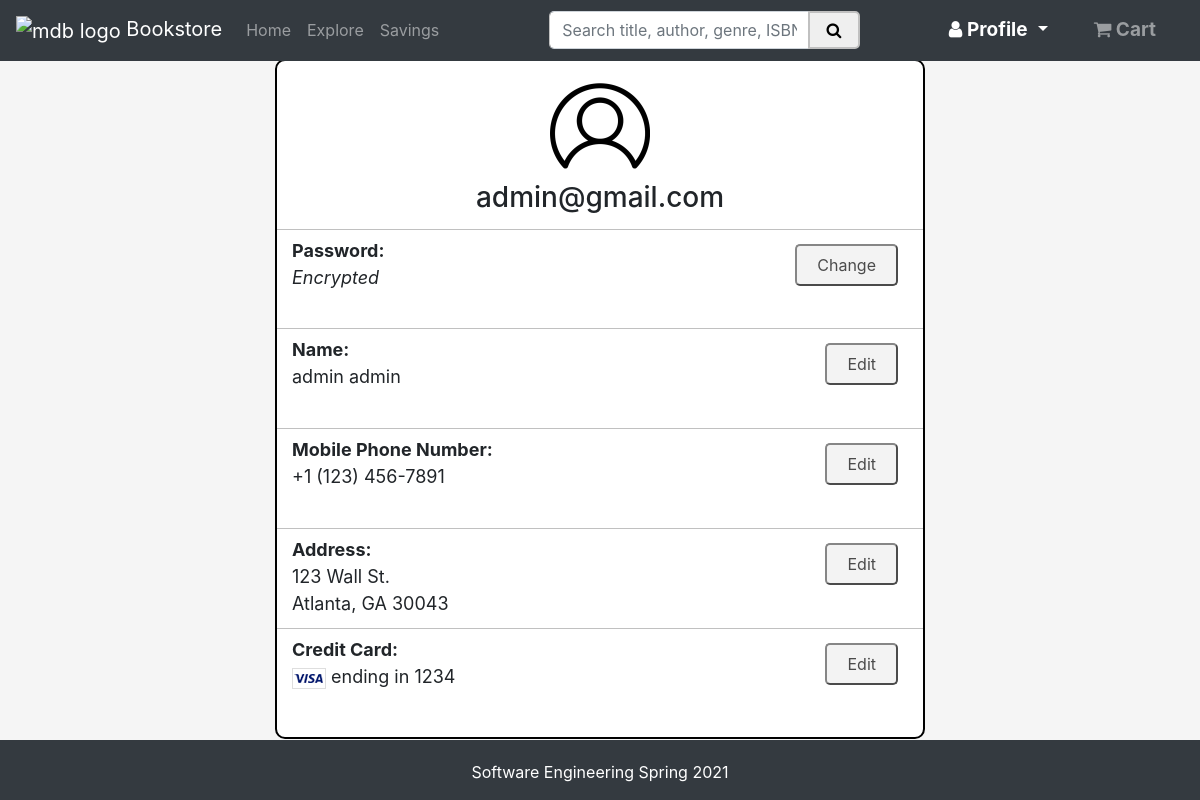
The page /edit_profile (signed in) on the database as committed earlier.
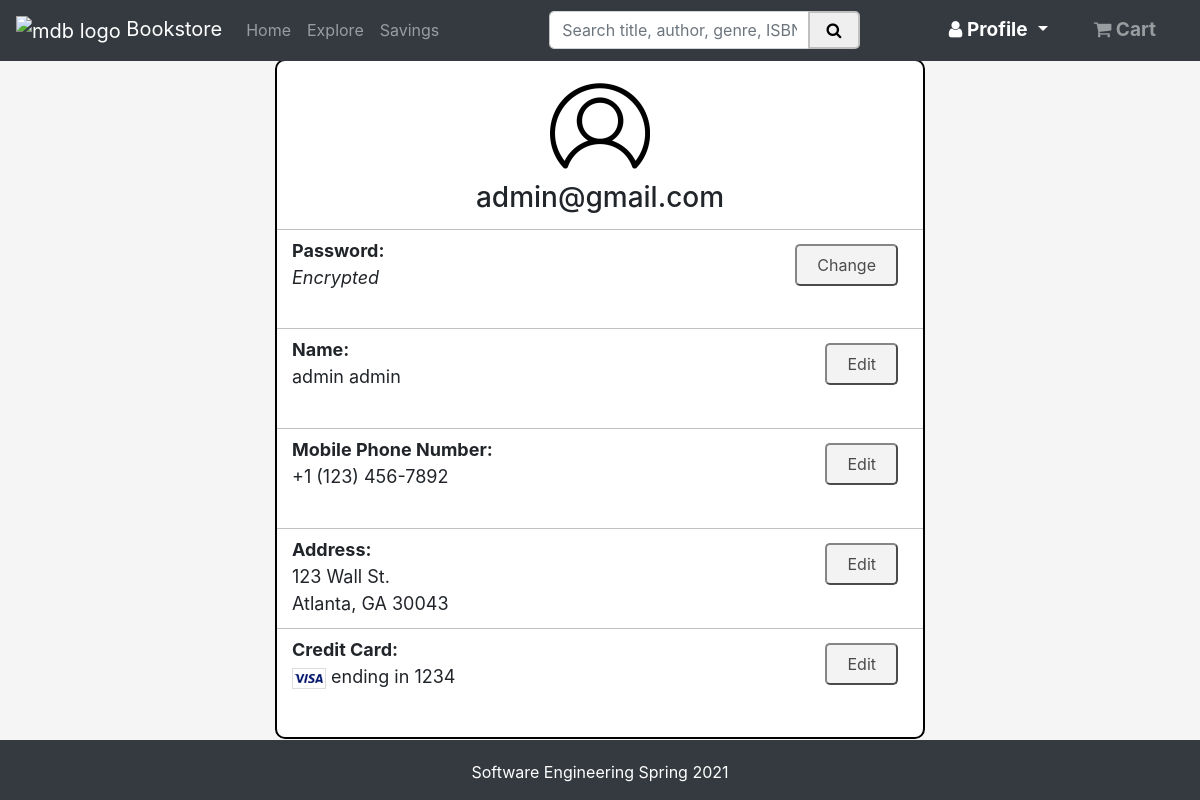
The same page on the database as committed later.
### bookstore/models.py (models this page shows, shortened)
class User(AbstractBaseUser, PermissionsMixin):
    email = models.EmailField(_('email address'), unique=True)
    first_name = models.CharField(max_length=20)
    last_name = models.CharField(max_length=20)
    phone = models.CharField(max_length=10, null=True, blank=True)
    street = models.CharField(max_length=255, null=True, blank=True)
    city = models.CharField(max_length=255, null=True, blank=True)
    state = models.CharField(max_length=255, null=True, blank=True)
    zip_code = models.CharField(max_length=5, null=True, blank=True)
    card_num = models.CharField(max_length=16, null=True, blank=True)
    card_exp = models.CharField(max_length=5, null=True, blank=True)
    card_code = models.CharField(max_length=3, null=True, blank=True)
    is_staff = models.BooleanField(default=False)
    is_active = models.BooleanField(default=False)
    is_suspended = models.BooleanField(default=False)
    objects = UserAccountManager()
    USERNAME_FIELD = 'email'
    REQUIRED_FIELDS = ['first_name', 'last_name', 'phone', 'street', 'city', 'state', 'zip_code', 'card_num', 'card_exp', 'card_code', 'is_staff', 'is_active', 'is_suspended']

### bookstore/views.py (the view)
# urls.py: path('edit_profile', views.edit_profile, name='bookstore-edit_profile'),
@login_required
def edit_profile(request):
    context = {
        'title': 'Edit Profile',
    }
    return render(request, 'bookstore/edit_profile.html', context)

### bookstore/templates/bookstore/edit_profile.html (shortened to what this page needs)
{% extends "bookstore/base.html" %}
{% load static %}
{% block content %}
    {% block style %}
        <link rel="stylesheet" href="{% static 'bookstore/edit_profile.css' %}">
    {% endblock style %}
    <div class="container-fluid" id="content">
        <div class="container-fluid" id="center-div">
            <img id="account-icon" src="{% static 'bookstore/images/account-icon.png' %}">
            <h3 id="email">{{ user.email }}</h3>
            <ul id="list">
                <li class="edit-option" id="edit-password-option">
                    <div class="edit-div">
                        <b>Password:</b><br>
                        <i>Encrypted</i>
                    </div>
                    <a href="{% url 'change-password' %}">
                        <button class="edit-button" value=0 id="edit-password-button">Change</button>
                    </a>
                </li>
                <li class="edit-option" id="edit-name-option">
                    <div class="edit-div">
                        <b>Name:</b><br>
                        {{ user.first_name }} {{user.last_name }}
                    </div>
                    <button class="edit-button" id="edit-name-button" value=0 onclick="editName()">Edit</button>
                </li>
                <li class="edit-option" id="edit-phone-option">
                    <div class="edit-div">
                        <b>Mobile Phone Number:</b><br>
                        {% if user.phone %}
                            +1 ({{ user.phone|slice:":3" }}) {{ user.phone|slice:"3:6" }}-{{ user.phone|slice:"6:10" }}
                        {% else %}
                            None
                        {% endif %}
                    </div>
                    {% if user.phone %}
                        <button class="edit-button" value=0 id="edit-phone-button" onclick="editPhone()">Edit</button>
                    {% else %}
                        <button class="edit-button" value=0 id="edit-phone-button" onclick="editPhone()">Add</button>
                    {% endif %}
                </li>
                <li class="edit-option" id="edit-address-option">
                    <div class="edit-div">
                        <b>Address:</b><br>
                        {% if user.street %}
                            {{ user.street }}<br>
                            {{ user.city }}, {{user.state}} {{user.zip_code}}
                        {% else %}
                            None
                        {% endif %}
                    </div>
                    {% if user.street %}
                        <button class="edit-button" value=0 id="edit-address-button" onclick="editAddress()">Edit</button>
                    {% else %}
                        <button class="edit-button" value=0 id="edit-address-button" onclick="editAddress()">Add</button>
                    {% endif %}
                </li>
                <li class="edit-option" id="edit-card-option">
                    <div class="edit-div">
                        <b>Credit Card:</b><br>
                        {% if user.card_num %}
                            <img id="visa-icon" src="{% static 'bookstore/images/visa-icon.gif' %}"> ending in
                            {{ user.card_num|slice:"12:" }}
                        {% else %}
                            None
                        {% endif %}
                    </div>
                    {% if user.card_num %}
                        <button class="edit-button" value=0 id="edit-card-button" onclick="editCard()">Edit</button>
                    {% else %}
                        <button class="edit-button" value=0 id="edit-card-button" onclick="editCard()">Add</button>
                    {% endif %}
                </li>
            </ul>
        </div>
    </div>
{% endblock content %}

### bookstore/templates/bookstore/base.html (shortened to what this page needs)
{% load static %}
<!DOCTYPE html>
<html lang="en">
    <head>
        <link rel="stylesheet" href="https://maxcdn.bootstrapcdn.com/bootstrap/4.0.0/css/bootstrap.min.css">
        <link rel="stylesheet" href="https://cdnjs.cloudflare.com/ajax/libs/font-awesome/4.7.0/css/font-awesome.min.css">
        <link rel="stylesheet" href="{% static 'bookstore/base.css' %}">
    </head>
    <header>
        <nav class="navbar navbar-expand-lg navbar-dark bg-dark">
            <a class="navbar-brand" href="/home">
                <img src="https://www.pngrepo.com/png/51700/180/book.png" height="40" alt="mdb logo">
                <span id="brand-title">Bookstore</span>
            </a>
            <div class="collapse navbar-collapse" id="navbarNavDropdown">
                <ul class="navbar-nav">
                    <li class="nav-item">
                        <a class="nav-link" href="/home" id="home-tab">Home</a>
                    </li>
                    <li class="nav-item">
                        <a class="nav-link" href="/search" id="explore-tab">Explore</a>
                    </li>
                    <li class="nav-item">
                        <a class="nav-link" href="#">Savings</a>
                    </li>
                </ul>
                <form class="d-flex justify-content-center" id="search-bar" action="/search">
                    <input class="form-control mr-sm-2" type="text" placeholder="Search title, author, genre, ISBN..." aria-label="Search" id="search-input">
                    <button id="search-button"><i class="fa fa-search"></i></button>
                </form>
            </div>
            <div class="collapse navbar-collapse" id="basicExampleNav1">
                <ul class="navbar-nav ml-auto">
                    {% if not request.user.is_authenticated %}
                    <li class="nav-item" id="cart">
                        <a href="/shopping_cart" class="nav-link navbar-link-2 waves-effect" id="cart-tab">
                            <i class="fa fa-shopping-cart"></i><b>&nbsp;Cart</b>
                        </a>
                    </li>
                    <li class="nav-item pl-2 mb-2 mb-md-0">
                        <a href="/register" type="button"
                        class="btn btn-outline-info btn-md btn-rounded btn-navbar waves-effect waves-light">Sign Up</a>
                    </li>
                    <li class="nav-item pl-2 mb-2 mb-md-0">
                        <a href="/signin" type="button"
                        class="btn btn-outline-info btn-md btn-rounded btn-navbar waves-effect waves-light">Sign In</a>
                    </li>
                    {% else %}
                    <li class="nav-item dropdown">
                        <a class="nav-link dropdown-toggle" id="profile" data-toggle="dropdown" aria-haspopup="true" aria-expanded="false" href="/edit_profile">
                            <i class="fa fa-user"></i><b>&nbsp;Profile</b>
                        </a>
                    </li>
                    <li class="nav-item" id="cart">
                        <a href="/shopping_cart" class="nav-link navbar-link-2 waves-effect" id="cart-tab">
                            <i class="fa fa-shopping-cart"></i><b>&nbsp;Cart</b>
                        </a>
                    </li>
                    {% endif %}
                </ul>
            </div>
        </nav>
    </header>
    <body>
        {% block content %}{% endblock %}
    </body>
    <footer class="bg-dark">
        Software Engineering Spring 2021
    </footer>
</html>

### bookstore/static/bookstore/base.css (style rules this page uses)
html, body { width: 100%; height: 100%; margin: 0; padding: 0; background-color: whitesmoke; }
#search-bar { width: 50%; margin-left: auto; }
#brand-title { margin-top: 10px; }
#search-input { border-left: 1px solid silver; border-radius: 0; border-top-left-radius: 5px; border-bottom-left-radius: 5px; }
#search-button { margin-left: -10px; border: 2px solid silver; border-top-right-radius: 5px; border-bottom-right-radius: 5px; width: 60px; }
#search-button { cursor: pointer; }
#profile { font-size: 19px; margin-right: 30px; }
#cart { font-size: 19px; margin-right: 20px; }
#content { width: 80%; height: 100; padding: 0 5% 0 5%; margin-left: auto; margin-right: auto; background-color: white; }
footer { position: fixed; bottom: 0; width: 100%; height: 60px; color: white; text-align: center; padding-top: 20px; }

### bookstore/static/bookstore/edit_profile.css (style rules this page uses)
#content { height: 84.5%; background: none; display: flex; justify-content: center; align-items: center; }
#center-div { border: 2px solid black; border-radius: 10px; width: 650px; min-height: 680px; padding: 0 0 0 0; background-color: white; text-align: center; }
#account-icon { height: 100px; width: 100px; margin-top: 15px; }
#email { margin-top: 5px; margin-bottom: 15px; }
#list { list-style-type: none; margin: 0; padding: 0; width: 100%; }
.edit-option { border-bottom: 1px solid silver; height: 100px; padding: 7px 25px 0px 15px; }
.edit-div { float: left; text-align: left; font-size: 18px; }
#edit-password-option { border-top: 1px solid silver; }
#edit-card-option { border-bottom: none; }
.edit-button { margin-top: 7px; float: right; padding: 7px 20px 7px 20px; border-radius: 5px; opacity: .7; }
#profile { color: white; }

Rows that differ between the two databases and show on the page:
changed User "admin@gmail.com": phone "7891" → "7892"
